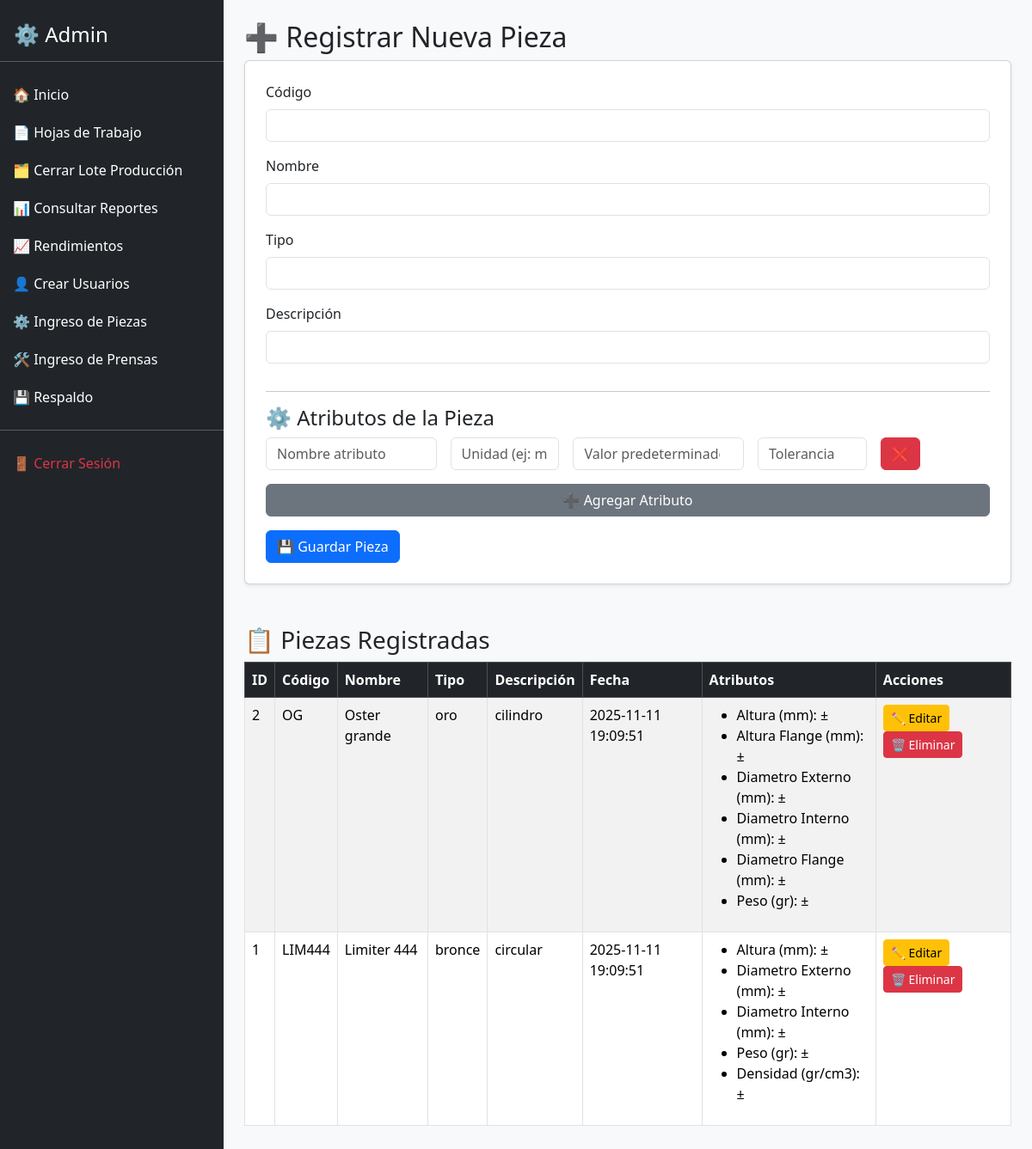
/ingreso_piezas.php, run on the app's committed database.
### tables this page shows
CREATE TABLE `piezas` (
  `id` int(11) NOT NULL,
  `codigo` varchar(50) NOT NULL,
  `nombre` varchar(100) NOT NULL,
  `tipo` varchar(50) DEFAULT NULL,
  `descripcion` text DEFAULT NULL,
  `creado_at` timestamp NOT NULL DEFAULT current_timestamp()
);

CREATE TABLE `atributos_pieza` (
  `id` int(11) NOT NULL,
  `pieza_id` int(11) NOT NULL,
  `nombre_atributo` varchar(50) NOT NULL,
  `unidad` varchar(20) DEFAULT NULL,
  `valor_predeterminado` decimal(10,2) DEFAULT NULL,
  `tolerancia` decimal(10,2) DEFAULT NULL
);

### ingreso_piezas.php (the view, shortened to what this page needs)
<?php
include "db.php";
$stmt = $pdo->query("SELECT * FROM piezas ORDER BY id DESC");
$piezas = $stmt->fetchAll(PDO::FETCH_ASSOC);
?>
<!DOCTYPE html>
<html lang="es">
<head>
    <link href="https://cdn.jsdelivr.net/npm/bootstrap@5.3.3/dist/css/bootstrap.min.css" rel="stylesheet">
</head>
<body class="bg-light">
<?php include 'sidebar.php'; ?>
<div class="content p-4">
    <h2>➕ Registrar Nueva Pieza</h2>
    <form method="POST" class="card p-4 shadow-sm mb-5">
        <div class="mb-3">
            <label class="form-label">Código</label>
            <input type="text" name="codigo" class="form-control" required>
        </div>
        <div class="mb-3">
            <label class="form-label">Nombre</label>
            <input type="text" name="nombre" class="form-control" required>
        </div>
        <div class="mb-3">
            <label class="form-label">Tipo</label>
            <input type="text" name="tipo" class="form-control" required>
        </div>
        <div class="mb-3">
            <label class="form-label">Descripción</label>
            <input type="text" name="descripcion" class="form-control">
        </div>
        <hr>
        <h4>⚙️ Atributos de la Pieza</h4>
        <div id="atributos">
            <div class="row g-3 mb-3 atributo-item">
                <div class="col-md-3">
                    <input type="text" name="atributo_nombre[]" class="form-control" placeholder="Nombre atributo" required>
                </div>
                <div class="col-md-2">
                    <input type="text" name="atributo_unidad[]" class="form-control" placeholder="Unidad (ej: mm)" required>
                </div>
                <div class="col-md-3">
                    <input type="number" step="any" name="atributo_valor[]" class="form-control" placeholder="Valor predeterminado" required>
                </div>
                <div class="col-md-2">
                    <input type="number" step="any" name="atributo_tolerancia[]" class="form-control" placeholder="Tolerancia" required>
                </div>
                <div class="col-md-2">
                    <button type="button" class="btn btn-danger remove-attr">❌</button>
                </div>
            </div>
        </div>
        <button type="button" id="addAttr" class="btn btn-secondary mb-3">➕ Agregar Atributo</button>
        <div>
            <button type="submit" class="btn btn-primary">💾 Guardar Pieza</button>
        </div>
    </form>
    <h3>📋 Piezas Registradas</h3>
    <?php if (empty($piezas)): ?>
        <div class="alert alert-info">No hay piezas registradas.</div>
    <?php else: ?>
        <table class="table table-striped table-bordered">
            <thead class="table-dark">
            <tr>
                <th>ID</th>
                <th>Código</th>
                <th>Nombre</th>
                <th>Tipo</th>
                <th>Descripción</th>
                <th>Fecha</th>
                <th>Atributos</th>
                <th>Acciones</th>
            </tr>
            </thead>
            <tbody>
            <?php foreach ($piezas as $p): ?>
                <tr>
                    <td><?= $p['id'] ?></td>
                    <td><?= htmlspecialchars($p['codigo']) ?></td>
                    <td><?= htmlspecialchars($p['nombre']) ?></td>
                    <td><?= htmlspecialchars($p['tipo']) ?></td>
                    <td><?= htmlspecialchars($p['descripcion']) ?></td>
                    <td><?= $p['creado_at'] ?></td>
                    <td>
                        <?php
                        $stmt_attr = $pdo->prepare("SELECT * FROM atributos_pieza WHERE pieza_id = ?");
                        $stmt_attr->execute([$p['id']]);
                        $atributos = $stmt_attr->fetchAll(PDO::FETCH_ASSOC);
                        if ($atributos):
                            echo "<ul>";
                            foreach ($atributos as $a) {
                                echo "<li>{$a['nombre_atributo']} ({$a['unidad']}): {$a['valor_predeterminado']} ±{$a['tolerancia']}</li>";
                            }
                            echo "</ul>";
                        else:
                            echo "<small>No tiene atributos</small>";
                        endif;
                        ?>
                    </td>
                    <td>
                        <a href="editar_pieza.php?id=<?= $p['id'] ?>" class="btn btn-warning btn-sm">✏️ Editar</a>
                        <a href="?eliminar=<?= $p['id'] ?>" onclick="return confirm('¿Eliminar esta pieza y sus atributos?')" class="btn btn-danger btn-sm">🗑️ Eliminar</a>
                    </td>
                </tr>
            <?php endforeach; ?>
            </tbody>
        </table>
    <?php endif; ?>
</div>
</body>
</html>

### sidebar.php (shortened to what this page needs)
<div class="sidebar bg-dark text-white">
    <h4 class="px-3 pt-3">⚙️ Admin</h4>
    <hr class="bg-light">
    <a href="panel_admin.php" class="nav-link"> 🏠 Inicio</a>
    <a href="hojas_trabajo.php" class="nav-link"> 📄 Hojas de Trabajo</a>
    <a href="cerrar_orden.php" class="nav-link"> 🗂 Cerrar Lote Producción</a>
    <a href="reportes.php" class="nav-link">📊 Consultar Reportes</a>
    <a href="rendimiento.php" class="nav-link">📈 Rendimientos</a>
    <a href="crear_usuario.php" class="nav-link">👤 Crear Usuarios</a>
    <a href="ingreso_piezas.php" class="nav-link">⚙️ Ingreso de Piezas</a>
    <a href="ingreso_prensas.php" class="nav-link">🛠️ Ingreso de Prensas</a>
    <a href="respaldo.php" class="nav-link">💾 Respaldo</a>
    <hr class="bg-light">
    <a href="logout.php" class="nav-link text-danger">🚪 Cerrar Sesión</a>
</div>

### sidebar.php (style rules this page uses)
.sidebar { position: fixed; top: 0; left: 0; height: 100%; width: 260px; padding-top: 10px; }
.sidebar a { display: block; padding: 10px 15px; color: white; text-decoration: none; }
.content { margin-left: 260px; padding: 20px; }

### data on the page
piezas: id "2", codigo "OG", nombre "Oster grande", tipo "oro", descripcion "cilindro", creado_at "2025-11-11 19:09:51"
atributos_pieza: nombre_atributo "Altura", unidad "mm"
atributos_pieza: nombre_atributo "Altura Flange", unidad "mm"
atributos_pieza: nombre_atributo "Diametro Externo", unidad "mm"
atributos_pieza: nombre_atributo "Diametro Interno", unidad "mm"
atributos_pieza: nombre_atributo "Diametro Flange", unidad "mm"
atributos_pieza: nombre_atributo "Peso", unidad "gr"
piezas: id "1", codigo "LIM444", nombre "Limiter 444", tipo "bronce", descripcion "circular", creado_at "2025-11-11 19:09:51"
atributos_pieza: nombre_atributo "Altura", unidad "mm"
atributos_pieza: nombre_atributo "Diametro Externo", unidad "mm"
atributos_pieza: nombre_atributo "Diametro Interno", unidad "mm"
atributos_pieza: nombre_atributo "Peso", unidad "gr"
atributos_pieza: nombre_atributo "Densidad", unidad "gr/cm3"
